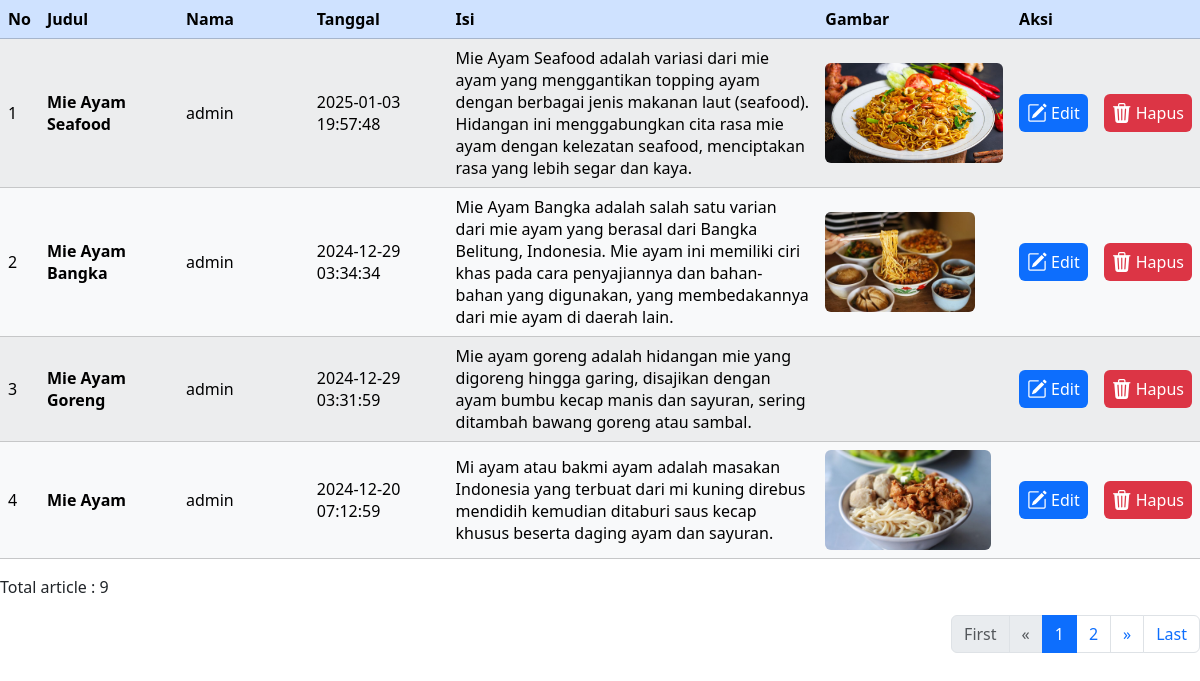
Page /article_data.php on the committed database.
### tables this page shows
CREATE TABLE `article` (
  `id` int(11) NOT NULL,
  `judul` text NOT NULL,
  `isi` text NOT NULL,
  `gambar` text NOT NULL,
  `tanggal` datetime NOT NULL,
  `username` varchar(50) NOT NULL
);

### article_data.php (the view, shortened to what this page needs)
<head>
     <link
          rel="stylesheet"
          href="https://cdn.jsdelivr.net/npm/bootstrap-icons@1.11.1/font/bootstrap-icons.css" />
     <link
          href="https://cdn.jsdelivr.net/npm/bootstrap@5.3.2/dist/css/bootstrap.min.css"
          rel="stylesheet"
 />
     <link rel="stylesheet" href="css/font.css">
</head>
<body>
     <table class="table table-light table-striped table-hover" id="table">
          <thead class="table-primary">
               <tr>
                    <th>No</th>
                    <th class="col-2">Judul</th>
                    <th class="col-2">Nama</th>
                    <th class="col-2">Tanggal</th>
                    <th class="col-6">Isi</th>
                    <th class="col-2">Gambar</th>
                    <th class="col-2">Aksi</th>
               </tr>
          </thead>
          <tbody>
               <?php
               include 'koneksi.php';
               $hlm = (isset($_POST['hlm'])) ? $_POST['hlm'] : 1;
               $limit = 4;
               $limit_start = ($hlm - 1) * $limit;
               $sql = "SELECT * FROM article ORDER BY tanggal DESC LIMIT $limit_start, $limit";
               $hasil = $conn->query($sql);
               $no = 1;
               while ($row = $hasil->fetch_assoc()) {
               ?>
                    <tr>
                         <td class="align-middle"><?= $no++ ?></td>
                         <td class="align-middle">
                              <strong><?= $row["judul"] ?></strong>
                         </td>
                         <td class="align-middle"><?= $row["username"] ?></td>
                         <td class="align-middle"><?= $row["tanggal"] ?></td>
                         <td class="align-middle"><?= $row["isi"] ?></td>
                         <td class="align-middle">
                              <?php
                              if ($row["gambar"] != '') {
                                   if (file_exists('img/' . $row["gambar"] . '')) {
                              ?>
                                        <img src="img/<?= $row["gambar"] ?>" class="rounded" width="" height="100">
                              <?php
                                   }
                              }
                              ?>
                         </td>
                         <td class="align-middle">
                              <div class="d-flex align-items-center gap-3">
                                   <a href="#" title="edit" class="d-flex align-items-center gap-1 bg-primary p-2 rounded  text-white text-decoration-none " data-bs-toggle="modal" data-bs-target="#modalEdit<?= $row["id"] ?>">
                                        <i class="bi bi-pencil-square fs-5"></i>
                                        Edit
                                   </a>
                                   <a href="#" title="delete" class="d-flex align-items-center gap-1 bg-danger p-2 rounded  text-white text-decoration-none" data-bs-toggle="modal" data-bs-target="#modalHapus<?= $row["id"] ?>">
                                        <i class="bi bi-trash3-fill fs-5"></i>
                                        Hapus
                                   </a>
                              </div>
                         </td>
                    </tr>
               <?php
               }
               ?>
          </tbody>
     </table>
     <?php
     $sql1 = "SELECT * FROM article";
     $hasil1 = $conn->query($sql1);
     $total_records = $hasil1->num_rows;
     ?>
     <p>Total article : <?php echo $total_records; ?></p>
     <nav class="mb-2">
          <ul class="pagination justify-content-end">
               <?php
               $jumlah_page = ceil($total_records / $limit);
               $jumlah_number = 1;
               $start_number = ($hlm > $jumlah_number) ? $hlm - $jumlah_number : 1;
               $end_number = ($hlm < ($jumlah_page - $jumlah_number)) ? $hlm + $jumlah_number : $jumlah_page;
               if ($hlm == 1) {
                    echo '<li class="page-item disabled"><a class="page-link" href="#">First</a></li>';
                    echo '<li class="page-item disabled"><a class="page-link" href="#"><span aria-hidden="true">&laquo;</span></a></li>';
               } else {
                    $link_prev = ($hlm > 1) ? $hlm - 1 : 1;
                    echo '<li class="page-item halaman" id="1"><a class="page-link" href="#">First</a></li>';
                    echo '<li class="page-item halaman" id="' . $link_prev . '"><a class="page-link" href="#"><span aria-hidden="true">&laquo;</span></a></li>';
               }
               for ($i = $start_number; $i <= $end_number; $i++) {
                    $link_active = ($hlm == $i) ? ' active' : '';
                    echo '<li class="page-item halaman ' . $link_active . '" id="' . $i . '"><a class="page-link" href="#">' . $i . '</a></li>';
               }
               if ($hlm == $jumlah_page) {
                    echo '<li class="page-item disabled"><a class="page-link" href="#"><span aria-hidden="true">&raquo;</span></a></li>';
                    echo '<li class="page-item disabled"><a class="page-link" href="#">Last</a></li>';
               } else {
                    $link_next = ($hlm < $jumlah_page) ? $hlm + 1 : $jumlah_page;
                    echo '<li class="page-item halaman" id="' . $link_next . '"><a class="page-link" href="#"><span aria-hidden="true">&raquo;</span></a></li>';
                    echo '<li class="page-item halaman" id="' . $jumlah_page . '"><a class="page-link" href="#">Last</a></li>';
               }
               ?>
          </ul>
     </nav>
</body>
</html>

### rows in the picture
article: judul "Mie Ayam Seafood", username "admin", tanggal "2025-01-03 19:57:48", isi "Mie Ayam Seafood adalah variasi dari mie ayam yang menggantikan topping ayam dengan berbagai jenis makanan laut (seafood). Hidangan ini menggabungkan cita rasa mie ayam dengan kelezatan seafood, menciptakan rasa yang lebih segar dan kaya.", gambar (picture)
article: judul "Mie Ayam Bangka", username "admin", tanggal "2024-12-29 03:34:34", isi "Mie Ayam Bangka adalah salah satu varian dari mie ayam yang berasal dari Bangka Belitung, Indonesia. Mie ayam ini memiliki ciri khas pada cara penyajiannya dan bahan-bahan yang digunakan, yang membedakannya dari mie ayam di daerah lain.", gambar (picture)
article: judul "Mie Ayam Goreng", username "admin", tanggal "2024-12-29 03:31:59", isi "Mie ayam goreng adalah hidangan mie yang digoreng hingga garing, disajikan dengan ayam bumbu kecap manis dan sayuran, sering ditambah bawang goreng atau sambal."
article: judul "Mie Ayam", username "admin", tanggal "2024-12-20 07:12:59", isi "Mi ayam atau bakmi ayam adalah masakan Indonesia yang terbuat dari mi kuning direbus mendidih kemudian ditaburi saus kecap khusus beserta daging ayam dan sayuran.", gambar (picture)

### other values in the picture
$total_records "9"
